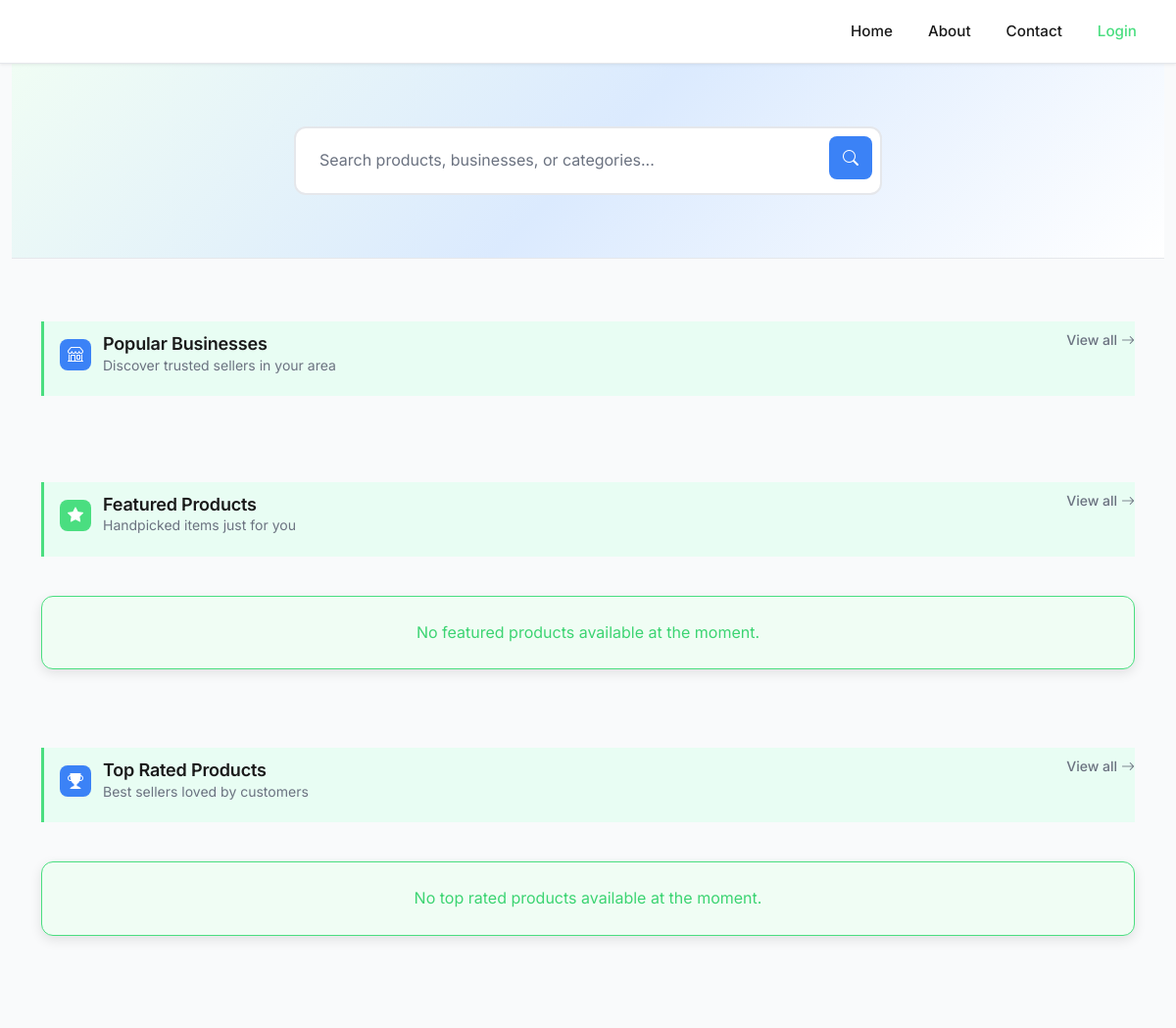
/home/ (upper part), run on an earlier commit of the app's database.
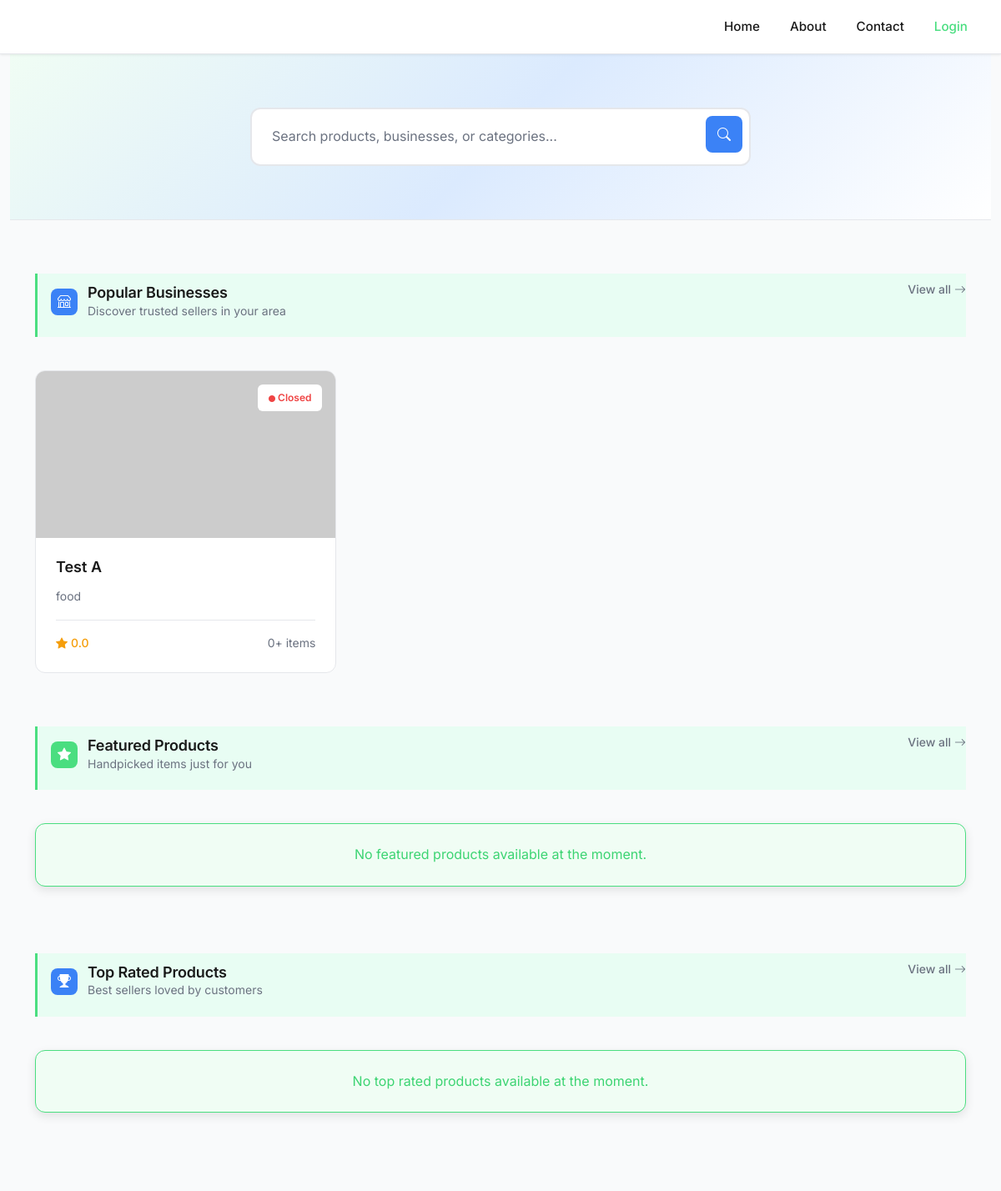
And on a later commit of the database.
### seller/wrap_models/business_model.py (models this page shows, shortened)
class BusinessInformation(models.Model):
    BUSINESS_CATEGORIES = [
        ('dropship', 'Dropship'),
        ('food', 'Food & beverages'),
        ('clothing', 'Clothing'),
        ('technology', 'Technology'),
        ('other', 'Other'),
    ]
    name = models.CharField(max_length=200)
    business_type = models.CharField(max_length=200)
    description = models.TextField()
    registration_number = models.CharField(max_length=200, unique=False)
    category = models.CharField(max_length=50, choices=BUSINESS_CATEGORIES, default='other')
    phone = models.CharField(max_length=20, blank=True, null=False)
    telephone = models.CharField(max_length=20, blank=True, null=True)
    email = models.CharField(max_length=200,unique=False)
    owner = models.ForeignKey(User, on_delete=models.CASCADE, related_name="businesses")
    open_time = models.CharField(max_length=50)
    close_time = models.CharField(max_length=50)
    date_created = models.DateTimeField(auto_now_add=True)
    status = models.CharField(max_length=50, default="pending")
    account_code = models.CharField(max_length=200,default="",null=True)
    open_orders = models.BooleanField(default=False)
    image = models.ImageField(upload_to='uploads/business_images/', null=True, blank=True)
    uuid = models.UUIDField(default=uuid.uuid4, editable=False, unique=False)
    slug = models.SlugField( blank=True)  # <--- This
    def get_rating(self):
        all_ratings = BusinessRating.objects.filter(business=self)
        stars_list = [rating.stars for rating in all_ratings]
        if stars_list:
            average_rating = round(sum(stars_list) / len(stars_list), 1)
        else:
            average_rating = 0.0
        return average_rating
    def get_item_count(self):
        products = self.products.all().count()
        return products
    class Meta:
        verbose_name_plural = "Businesses"

### shop/views.py (the view)
# urls.py: path('home/', views.shop_base, name='shop_base'),
def shop_base(request):
    products = list(Product.objects.filter(status="active").all())
    random.shuffle(products)
    products = products[:6]
    businesses = list(BusinessInformation.objects.all())  # Convert QuerySet to a list for efficient slicing
    businesse_list = [businesses[i:i+2] for i in range(0, len(businesses), 2)]
    items= 0
    wishlist_items_count = 0
    is_business_user = False
    if request.user.is_authenticated:
        items = get_cart_items(request.user)
        wishlist_items_count = get_wishlist_items(request.user)
        is_business_user = request.user.groups.filter(name="business").exists()
    most_bought = Product.objects.filter(sales__gt=8).order_by('-sales')[:10]
    return render(request,'products/shop1.html',{'most_bought':most_bought,'flash_deal_products':products,'cart_items_count':items,'wishlist_items_count':wishlist_items_count,'business_list':businesse_list, 'is_business_user': is_business_user})

### shop/templates/products/shop1.html (shortened to what this page needs)
{% extends 'products/shop_base2.html' %}
{% load static %}
{% block content %}
<section class="hero-section">
    <div class="container">
        <div class="search-form">
            <form method="GET" action="{% url 'search_products' %}">
                <div class="search-input-group">
                    <input type="text" name="q" class="search-input" placeholder="Search products, businesses, or categories..." required>
                    <button type="submit" class="search-btn">
                        <i class="bi bi-search"></i>
                    </button>
                </div>
            </form>
        </div>
    </div>
</section>
<section class="container">
    <div class="section-header">
        <div class="section-title-wrapper">
            <div class="section-icon">
                <i class="bi bi-shop"></i>
            </div>
            <div>
                <h2 class="section-title">Popular Businesses</h2>
                <p class="section-subtitle">Discover trusted sellers in your area</p>
            </div>
        </div>
        <a href="#" class="view-all-btn">View all <i class="bi bi-arrow-right"></i></a>
    </div>
    <div class="row g-3">
        {% for businesses in business_list %}
            {% for business in businesses %}
            {% if business.status == "approved" %}
            <div class="col-md-6 col-lg-4">
                <a href="{% url 'view_business_products' business.slug %}" class="business-card">
                    <div class="business-img-container">
                        {% if business.open_orders %}
                        <span class="status-badge open">
                            <i class="bi bi-circle-fill" style="font-size: 0.5rem;"></i> Open
                        </span>
                        {% else %}
                        <span class="status-badge closed">
                            <i class="bi bi-circle-fill" style="font-size: 0.5rem;"></i> Closed
                        </span>
                        {% endif %}
                        {% if business.image %}
                            <img src="{{business.image.url}}" alt="{{business.name}}" class="business-img">
                        {% else %}
                            <img src="https://via.placeholder.com/400x200?text=No+Image" alt="{{business.name}}" class="business-img">
                        {% endif %}
                    </div>
                    <div class="business-body">
                        <h3 class="business-title">{{ business.name }}</h3>
                        <span class="business-category">{{ business.category }}</span>
                        <div class="business-footer">
                            <div class="business-rating">
                                <i class="bi bi-star-fill"></i>
                                <span>{{business.get_rating}}</span>
                            </div>
                            <span class="business-items">{{business.get_item_count}}+ items</span>
                        </div>
                    </div>
                </a>
            </div>
            {% endif %}
            {% endfor %}
        {% endfor %}
    </div>
</section>
<section class="container">
    <div class="section-header">
            <div class="section-title-wrapper">
            <div class="section-icon" style="background: var(--primary);">
                <i class="bi bi-star-fill"></i>
            </div>
            <div>
                <h2 class="section-title">Featured Products</h2>
                <p class="section-subtitle">Handpicked items just for you</p>
            </div>
        </div>
        <a href="#" class="view-all-btn">View all <i class="bi bi-arrow-right"></i></a>
    </div>
    <div class="row g-3">
        {% for product in flash_deal_products %}
        <div class="col-6 col-md-4 col-lg-3">
            <div class="product-card">
                <div class="product-image-container">
                    {% if product.image %}
                        {% if product.slug and product.business.slug %}
                            <a href="{% url 'view_product' product.business.slug product.slug %}">
                        {% else %}
                            <a href="{% url 'view_business_products' product.business.slug %}">
                        {% endif %}
                            <img src="{{product.image.url}}" class="product-image" alt="{{product.name}}">
                        </a>
                    {% else %}
                        <img src="https://via.placeholder.com/300" class="product-image" alt="{{product.name}}">
                    {% endif %}
                    {% if product.discount %}
                        <span class="product-badge">{{product.discount}}% OFF</span>
                    {% endif %}
                    <button class="wishlist-btn" data-product-id="{{product.id}}" onclick="event.preventDefault();">
                        <i class="bi bi-heart"></i>
                    </button>
                </div>
                <div class="product-body">
                    <h5 class="product-title">{{product.name}}</h5>
                    <p class="product-description">{{ product.small_description|default:"No Description" }}</p>
                    <p class="product-price">R {{product.price}}</p>
                    <button class="btn-add-cart" onclick="addToCart({{product.id}})">
                        <i class="bi bi-cart-plus"></i> Add to Cart
                    </button>
                </div>
            </div>
        </div>
        {% empty %}
        <div class="col-12">
            <div class="alert alert-info">No featured products available at the moment.</div>
        </div>
        {% endfor %}
    </div>
</section>
<section class="container">
    <div class="section-header">
            <div class="section-title-wrapper">
            <div class="section-icon" style="background: var(--blue);">
                <i class="bi bi-trophy-fill"></i>
            </div>
            <div>
                <h2 class="section-title">Top Rated Products</h2>
                <p class="section-subtitle">Best sellers loved by customers</p>
            </div>
        </div>
        <a href="#" class="view-all-btn">View all <i class="bi bi-arrow-right"></i></a>
    </div>
    <div class="row g-3">
        {% for product in most_bought %}
        <div class="col-6 col-md-4 col-lg-3">
            <div class="product-card">
                <div class="product-image-container">
                    {% if product.image %}
                        {% if product.slug and product.business.slug %}
                            <a href="{% url 'view_product' product.business.slug product.slug %}">
                        {% else %}
                            <a href="{% url 'view_business_products' product.business.slug %}">
                        {% endif %}
                            <img src="{{product.image.url}}" class="product-image" alt="{{product.name}}">
                        </a>
                    {% else %}
                        <img src="https://via.placeholder.com/300" class="product-image" alt="{{product.name}}">
                    {% endif %}
                    {% if product.discount %}
                        <span class="product-badge">{{product.discount}}% OFF</span>
                    {% endif %}
                    <button class="wishlist-btn" data-product-id="{{product.id}}" onclick="event.preventDefault();">
                        <i class="bi bi-heart"></i>
                    </button>
                </div>
                <div class="product-body">
                    <h5 class="product-title">{{product.name}}</h5>
                    <p class="product-description">{{ product.small_description|default:"No Description" }}</p>
                    <p class="product-price">R {{product.price}}</p>
                    <button class="btn-add-cart" onclick="addToCart({{product.id}})">
                        <i class="bi bi-cart-plus"></i> Add to Cart
                    </button>
                </div>
            </div>
        </div>
        {% empty %}
        <div class="col-12">
            <div class="alert alert-info">No top rated products available at the moment.</div>
        </div>
        {% endfor %}
    </div>
</section>
{% endblock %}

### shop/templates/products/shop_base2.html (shortened to what this page needs)
<!DOCTYPE html>
<html lang="en">
<head>
    {% load static %}
    <link href="https://cdn.jsdelivr.net/npm/bootstrap@5.3.3/dist/css/bootstrap.min.css" rel="stylesheet">
    <link rel="stylesheet" href="https://cdnjs.cloudflare.com/ajax/libs/font-awesome/6.0.0-beta3/css/all.min.css">
    <link rel="stylesheet" href="{% static 'authentication/css/message.css' %}">
    <link rel="stylesheet" href="https://cdn.jsdelivr.net/npm/bootstrap-icons@1.10.0/font/bootstrap-icons.css">
    <link rel="stylesheet" href="{% static 'shop/css/shop_base2.css' %}">
</head>
<body>
    <nav id="navbar" class="navbar navbar-expand-lg navbar-light">
        <div class="container-fluid px-3 px-lg-4">
            <div class="desktop-elements d-none d-lg-flex align-items-center flex-grow-1 ms-4">
                <div class="desktop-nav-wrapper">
                    <div class="nav-links-container">
                        <a href="{% url 'home' %}" class="nav-link">Home</a>
                        <a href="#" class="nav-link">About</a>
                        <a href="#" class="nav-link">Contact</a>
                        {% if user.is_authenticated %}
                            <div class="welcome-user-badge ms-3">
                                <span class="welcome-text">
                                    <i class="fas fa-user-circle me-1" style="color: #3b82f6;"></i>
                                    Welcome,
                                    <span class="username-text fw-semibold">{{ user.username|truncatechars:15 }}</span>
                                    {% for group in user.groups.all %}
                                        {% if group.name == "business" %}
                                            <span class="user-type-badge seller-badge">
                                                <i class="fas fa-store me-1"></i>Seller
                                            </span>
                                        {% elif group.name == "customer" %}
                                            <span class="user-type-badge buyer-badge">
                                                <i class="fas fa-shopping-bag me-1"></i>Buyer
                                            </span>
                                        {% elif group.name == "courier" %}
                                            <span class="user-type-badge courier-badge">
                                                <i class="fas fa-truck me-1"></i>Courier
                                            </span>
                                        {% elif group.name == "admin" %}
                                            <span class="user-type-badge admin-badge">
                                                <i class="fas fa-crown me-1"></i>Admin
                                            </span>
                                        {% elif group.name == "moderator" %}
                                            <span class="user-type-badge moderator-badge">
                                                <i class="fas fa-shield-alt me-1"></i>Moderator
                                            </span>
                                        {% endif %}
                                    {% endfor %}
                                </span>
                            </div>
                            {% if not is_business_user %}
                            <a href="{% url 'dash' %}" class="nav-link">My Account</a>
                            {% endif %}
                            <a href="{% url 'logout' %}" class="nav-link text-primary logout-link">Logout</a>
                        {% else %}
                            <a href="{% url 'signin' %}" class="nav-link text-primary">Login</a>
                        {% endif %}
                    </div>
                </div>
            </div>
        </div>
    </nav>
    <div class="toast-container position-fixed top-0 end-0 p-3">
    </div>
    <div class="container-fluid">
        <div class="row">
            <div class="col-md-12 content">
                <div class="inner">
                    {% block content %}
                    {% endblock content %}
                </div>
            </div>
        </div>
    </div>
</body>
</html>

What changed in the data, as far as the page shows it:
added BusinessInformation: open_orders False (drawn), name "Test A", category "food", get_rating "0.0", get_item_count "0"
